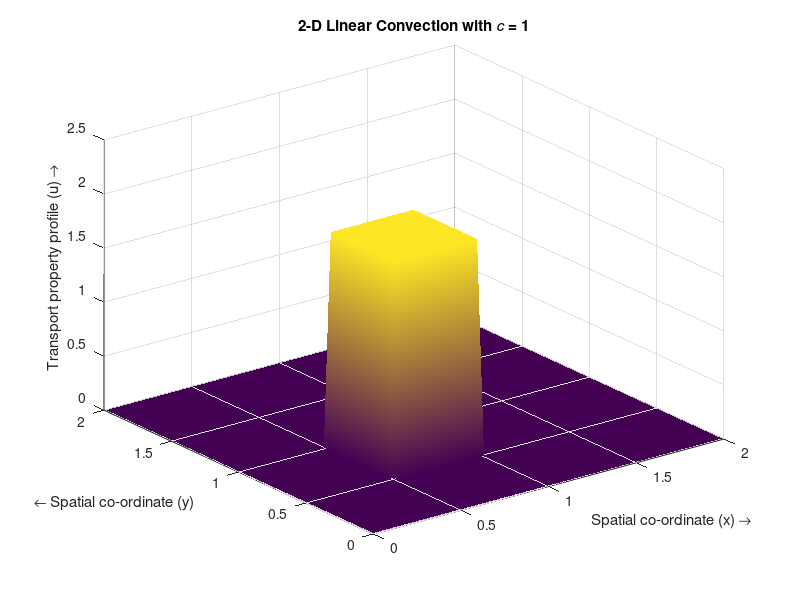

MATLAB code for this plot: (Note: this script raises an error after producing the figure.)
% Simulating the 2-D Linear Convection equation by the Finite Difference
...Method 
% Numerical scheme used is a first order upwind in both space and time

%%
%Specifying Parameters
nx=90;                           %Number of steps in space(x)
ny=90;                           %Number of steps in space(y)       
nt=50;                           %Number of time steps 
dt=0.01;                         %Width of each time step
c=1.0;                           %Velocity of wave propagation
dx=2/(nx-1);                     %Width of space step(x)
dy=2/(ny-1);                     %Width of space step(y)
x=0:dx:2;                        %Range of x(0,2) and specifying the grid points
y=0:dy:2;                        %Range of y(0,2) and specifying the grid points
u=zeros(nx,ny);                  %Preallocating u
un=zeros(nx,ny);                 %Preallocating un

%%
%Initial Conditions
for i=1:nx
    for j=1:ny
        if ((0.5<=y(j))&&(y(j)<=1)&&(0.5<=x(i))&&(x(i)<=1))
            u(i,j)=2;
        else
            u(i,j)=0;
        end
    end
end

%%
%Boundary conditions
u(1,:)=0;      
u(nx,:)=0;
u(:,1)=0;
u(:,ny)=0;

%%
%Explicit method with F.D in time and B.D in space
i=2:nx-1;
j=2:ny-1;
for it=1:nt
    un=u;
    h=surf(x,y,u','EdgeColor','none');       %plotting the velocity profile
    shading interp
    axis([0 2 0 2 0 2.5])
    title(['2-D Linear Convection with {\itc} = ',num2str(c)])
    xlabel('Spatial co-ordinate (x) \rightarrow')
    ylabel('{\leftarrow} Spatial co-ordinate (y)')
    zlabel('Transport property profile (u) \rightarrow')
    drawnow;
    refreshdata(h)
    u(i,j)=un(i,j)-(c*dt*(un(i,j)-un(i-1,j))/dx)-(c*dt*(un(i,j)-un(i,j-1))/dy);
    %Boundary conditions
    u(1,:)=0;
    u(nx,:)=0;
    u(:,1)=0;
    u(:,ny)=0;
end